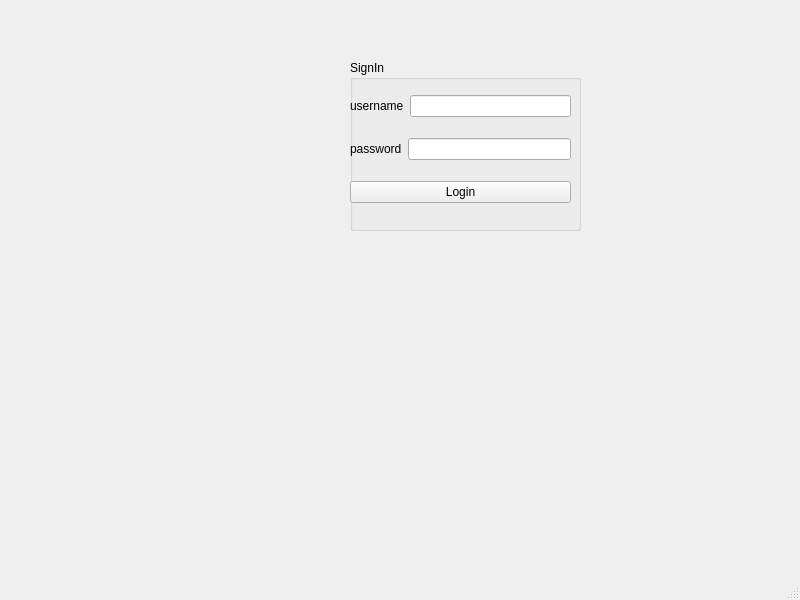
<?xml version="1.0" encoding="UTF-8"?>
<ui version="4.0">
 <class>MainWindow</class>
 <widget class="QMainWindow" name="MainWindow">
  <property name="geometry">
   <rect>
    <x>0</x>
    <y>0</y>
    <width>800</width>
    <height>600</height>
   </rect>
  </property>
  <property name="windowTitle">
   <string>MainWindow</string>
  </property>
  <widget class="QWidget" name="centralwidget">
   <widget class="QGroupBox" name="groupBox">
    <property name="geometry">
     <rect>
      <x>350</x>
      <y>60</y>
      <width>231</width>
      <height>171</height>
     </rect>
    </property>
    <property name="title">
     <string>SignIn</string>
    </property>
    <widget class="QWidget" name="layoutWidget">
     <property name="geometry">
      <rect>
       <x>0</x>
       <y>20</y>
       <width>221</width>
       <height>141</height>
      </rect>
     </property>
     <layout class="QVBoxLayout" name="verticalLayout">
      <item>
       <layout class="QHBoxLayout" name="horizontalLayout">
        <item>
         <widget class="QLabel" name="label">
          <property name="text">
           <string>username</string>
          </property>
         </widget>
        </item>
        <item>
         <widget class="QLineEdit" name="lineEdit_username"/>
        </item>
       </layout>
      </item>
      <item>
       <layout class="QHBoxLayout" name="horizontalLayout_2">
        <item>
         <widget class="QLabel" name="label_2">
          <property name="text">
           <string>password</string>
          </property>
         </widget>
        </item>
        <item>
         <widget class="QLineEdit" name="lineEdit_password"/>
        </item>
       </layout>
      </item>
      <item>
       <widget class="QPushButton" name="pushButton_Login">
        <property name="text">
         <string>Login</string>
        </property>
       </widget>
      </item>
     </layout>
    </widget>
   </widget>
   <widget class="QLabel" name="label_pic">
    <property name="geometry">
     <rect>
      <x>50</x>
      <y>70</y>
      <width>211</width>
      <height>161</height>
     </rect>
    </property>
    <property name="text">
     <string/>
    </property>
    <property name="pixmap">
     <pixmap>../../QtImages/image-1.jpg</pixmap>
    </property>
   </widget>
  </widget>
  <widget class="QMenuBar" name="menubar">
   <property name="geometry">
    <rect>
     <x>0</x>
     <y>0</y>
     <width>800</width>
     <height>22</height>
    </rect>
   </property>
  </widget>
  <widget class="QStatusBar" name="statusbar"/>
 </widget>
 <resources/>
 <connections/>
</ui>
